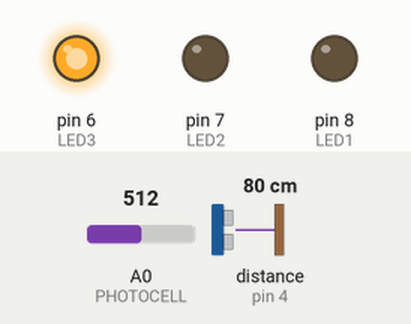
The program below on a simulated Arduino Nano, built with avr-gcc and run on an emulated ATmega328P. Parts: output pins drawn as LEDs (lit = HIGH). Wiring (inferred from the names in the program): ultrasonic range finder: trigger pin 5; echo pin 4. The test bench sets the inputs (shaded band); at power-on: distance to the obstacle (sensor on pin 4) 80 cm, A0 (PHOTOCELL) = 512. The echo pulse lasts 58.3 µs per cm; pins used as bus, display or sensor lines are not drawn; what the program prints to the serial monitor is not drawn.

Above: at 1.7 s.
1.8 s: distance to the obstacle (sensor on pin 4) set to 18 cm
4.0 s: distance to the obstacle (sensor on pin 4) set to 13 cm
At 4.3 s:
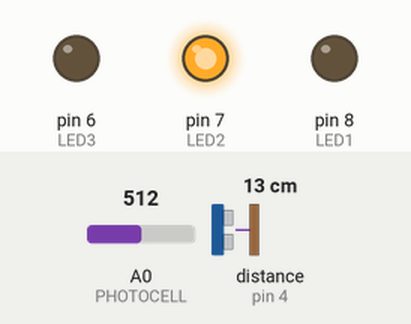
5.5 s: distance to the obstacle (sensor on pin 4) set to 9 cm
At 6.6 s:
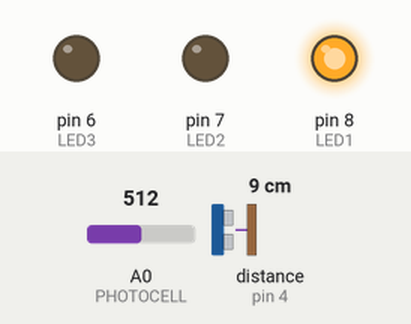
Timing chart, 0 to 8.5 s (numbered marks = the images above; inputs shaded):
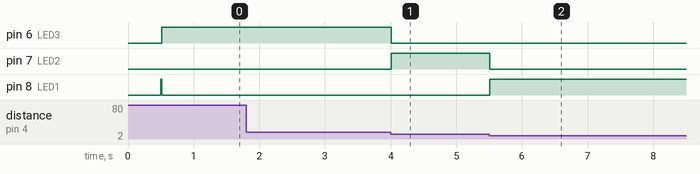

The program:

main.cpp
```cpp
#include <Arduino.h>
#include <stdbool.h>
#include <LiquidCrystal_I2C.h>
#include "AntiDelay.h"

#define DEBUG 0

#define TRIGGER_PIN 5
#define ECHO_PIN 4
#define LED1 8
#define LED2 7
#define LED3 6
#define PHOTOCELL A0

#define LCD_COLS 16
#define LCD_ROWS 4
#define LCD_1_ADDR 0x70
#define LCD_2_ADDR 0x7E

// Message structure
typedef struct
{
	uint8_t start;		  // 1 byte - const 0x55
	uint8_t sonicData[4]; // 4 bytes - Sonic sensor data (float)
	uint8_t photoData[4]; // 4 bytes - Photo cell data (int)
	uint8_t cs;			  // 1 byte - Check sum error handling
	uint8_t end;		  // 1 byte - const 0xAA
} Message;

// Sonic sensor class
class Sonic
{
private:
	int _trigPin;
	int _echoPin;

public:
	/**
	 * @brief Constructor
	 * @note Sets pinMode for trigger and echo pins
	 *
	 * @param trigPin
	 * @param echoPin
	 */
	Sonic(int trigPin, int echoPin)
	{
		_trigPin = trigPin;
		_echoPin = echoPin;
		pinMode(_trigPin, OUTPUT);
		pinMode(_echoPin, INPUT);
	}

	/**
	 * @brief Get distance from ultrasonic sensor
	 *
	 * @return float
	 */
	float getDistance()
	{
		float res = 0;
		long time = 0;

		digitalWrite(_trigPin, LOW);
		delayMicroseconds(2);
		digitalWrite(_trigPin, HIGH);
		delayMicroseconds(10);
		digitalWrite(_trigPin, LOW);
		time = pulseIn(_echoPin, HIGH);
		res = (time / 2) * 0.0343f; // [cm] || 0.0343f [cm / microsecond]
		return res;
	}
};

// Fucntions declarations

bool sendUARTMessage(Message *msg);
void convertToMessage(float fSonicData, int iPhotoData, Message *buffer);
bool decodeMessage(Message *buffer, float *fSonicData, int *iPhotoData);
uint8_t calculateCheckSum(Message *msg);
void handleLEDs();
void initLCD();
void writeLCD();

// Class declarations
LiquidCrystal_I2C lcd1(LCD_1_ADDR, LCD_COLS, LCD_ROWS);
LiquidCrystal_I2C lcd2(LCD_2_ADDR, LCD_COLS, LCD_ROWS);
Sonic sonicSensor(TRIGGER_PIN, ECHO_PIN);
AntiDelay sensorReadings(500);
Message buffer;

// Global variable declarations
int photoCellValue = 0;
float sonicDistance = 0;
const float ledUpperLimit = 15.00f;	 // [cm]
const float ledBottomLimit = 10.00f; // [cm]

//==================================================================================================
// Setup
void setup()
{
	pinMode(LED1, OUTPUT);
	pinMode(LED2, OUTPUT);
	pinMode(LED3, OUTPUT);
	pinMode(PHOTOCELL, INPUT);

	Serial.begin(9600);

	delay(500);
}

/*
 /$$
| $$
| $$  /$$$$$$   /$$$$$$   /$$$$$$
| $$ /$$__  $$ /$$__  $$ /$$__  $$
| $$| $$  \ $$| $$  \ $$| $$  \ $$
| $$| $$  | $$| $$  | $$| $$  | $$
| $$|  $$$$$$/|  $$$$$$/| $$$$$$$/
|__/ \______/  \______/ | $$____/
						| $$
						| $$
						|__/
*/
void loop()
{
	if (sensorReadings)
	{
		photoCellValue = analogRead(PHOTOCELL);
		sonicDistance = sonicSensor.getDistance();
		convertToMessage(sonicDistance, photoCellValue, &buffer);
		sendUARTMessage(&buffer);
		writeLCD();
#if DEBUG
		Serial.print("Photo cell value: ");
		Serial.println(photoCellValue);
		Serial.print("Sonic distance: ");
		Serial.println(sonicDistance);
		Serial.print("Sending message: ");
		for (int i = 0; i < sizeof(Message); i++)
		{
			uint8_t *ptr = (uint8_t *)&buffer;
			Serial.print(ptr[i], HEX);
			Serial.print(" ");
			ptr++;
		}
		Serial.println();
#endif
	}
	handleLEDs();
}

/*
  /$$$$$$                                 /$$     /$$
 /$$__  $$                               | $$    |__/
| $$  \__//$$   /$$ /$$$$$$$   /$$$$$$$ /$$$$$$   /$$  /$$$$$$  /$$$$$$$   /$$$$$$$
| $$$$   | $$  | $$| $$__  $$ /$$_____/|_  $$_/  | $$ /$$__  $$| $$__  $$ /$$_____/
| $$_/   | $$  | $$| $$  \ $$| $$        | $$    | $$| $$  \ $$| $$  \ $$|  $$$$$$
| $$     | $$  | $$| $$  | $$| $$        | $$ /$$| $$| $$  | $$| $$  | $$ \____  $$
| $$     |  $$$$$$/| $$  | $$|  $$$$$$$  |  $$$$/| $$|  $$$$$$/| $$  | $$ /$$$$$$$/
|__/      \______/ |__/  |__/ \_______/   \___/  |__/ \______/ |__/  |__/|_______/
*/
/**
 * @brief Send message over UART
 *
 * @param Message*
 * @return true
 */
bool sendUARTMessage(Message *msg)
{
	uint8_t *msgPtr = (uint8_t *)msg;
	uint8_t msgSize = sizeof(Message);

	for (uint8_t i = 0; i < msgSize; i++)
	{
		Serial.write(msgPtr[i]);
	}

	return true;
}

//==================================================================================================
/**
 * @brief Convert data to message
 *
 * @param float fSonicData
 * @param int iPhotoData
 * @param Message* buffer
 */
void convertToMessage(float fSonicData, int iPhotoData, Message *buffer)
{
	buffer->start = 0x55;
	*(float *)buffer->sonicData = fSonicData;
	*(int *)buffer->photoData = iPhotoData;
	buffer->cs = calculateCheckSum(buffer);
	buffer->end = 0xAA;
}

//==================================================================================================
/**
 * @brief Decode message into sonic and photo data address
 *
 * @param Message* buffer
 * @param float* fSonicData
 * @param int* iPhotoData
 * @return bool - 1 if check sum error, 0 if no error
 */
bool decodeMessage(Message *buffer, float *fSonicData, int *iPhotoData)
{
	*fSonicData = *(float *)buffer->sonicData;
	*iPhotoData = *(int *)buffer->photoData;

	// Error checking on incomming buffer
	uint8_t checkSum = calculateCheckSum(buffer);
	if (checkSum != buffer->cs)
	{
#if DEBUG
		Serial.println("Check sum error on buffer!");
#endif
		return 1;
	}
	return 0;
}

//==================================================================================================
/**
 * @brief Calculate check sum
 *
 * @param Message*
 * @return uint8_t
 */
uint8_t calculateCheckSum(Message *msg)
{
	uint8_t checkSum = 0;
	uint8_t res = 0;
	uint8_t *ptr = (uint8_t *)msg;
	for (int i = 0; i < (sizeof(Message) - (2 * sizeof(uint8_t))); i++)
	{
		checkSum ^= *ptr;
		ptr++;
	}
	res = checkSum;
	return res;
}

//==================================================================================================
/**
 * @brief Handle LEDs
 *
 */
void handleLEDs()
{
	if (sonicDistance < ledBottomLimit)
	{
		digitalWrite(LED1, HIGH);
		digitalWrite(LED2, LOW);
		digitalWrite(LED3, LOW);
	}
	else if ((sonicDistance > ledBottomLimit) && (sonicDistance < ledUpperLimit))
	{
		digitalWrite(LED1, LOW);
		digitalWrite(LED2, HIGH);
		digitalWrite(LED3, LOW);
	}
	else if (sonicDistance > ledUpperLimit)
	{
		digitalWrite(LED1, LOW);
		digitalWrite(LED2, LOW);
		digitalWrite(LED3, HIGH);
	}
	else
	{
		digitalWrite(LED1, LOW);
		digitalWrite(LED2, LOW);
		digitalWrite(LED3, LOW);
	}
}

//==================================================================================================
/**
 * @brief Initialize LCD
 *
 */
void initLCD()
{
	lcd1.init();		  // Initialize the LCD
	lcd1.backlight();	  // Turn on the backlight
	lcd1.clear();		  // Clear the screen
	lcd1.setCursor(0, 0); // Set cursor to the begining

	lcd2.init();		  // Initialize the LCD
	lcd2.backlight();	  // Turn on the backlight
	lcd2.clear();		  // Clear the screen
	lcd2.setCursor(0, 0); // Set cursor to the begining
}

//==================================================================================================
/**
 * @brief Write to LCD
 *
 */
void writeLCD()
{
	lcd1.clear();
	lcd1.setCursor(0, 0);
	lcd1.print("Photo cell: ");
	lcd1.setCursor(0, 1);
	lcd1.print(photoCellValue);

	lcd1.clear();
	lcd2.setCursor(0, 0);
	lcd2.print("Sonic distance: ");
	lcd2.setCursor(0, 1);
	lcd2.print(sonicDistance);
}
```

AntiDelay.h
```cpp
// (licence header left out)
#ifndef AntiDelay_h
#define AntiDelay_h

#include <Arduino.h>

class AntiDelay
{
  public:
    AntiDelay(unsigned long interval);
    operator bool();
    void reset();
    void setInterval(unsigned long interval);
    void pause();
    void resume();
    bool isRunning();

  private:
    unsigned long timeInterval;
    unsigned long previousMillis;
    bool isPaused;
    unsigned long pauseOffset;
};

#endif
```

AntiDelay.cpp
```cpp
// (licence header left out)
#include "AntiDelay.h"

/**
 * @brief Constructs an instance of the AntiDelay class.
 *
 * @param interval in milliseconds
 */
AntiDelay::AntiDelay(unsigned long interval) : timeInterval(interval), previousMillis(0), isPaused(false), pauseOffset(0) {}

/**
 * @brief Converts the AntiDelay object to a boolean value.
 *
 * This operator overloads the conversion of the AntiDelay object to a boolean value.
 * It returns true if the specified time interval has elapsed since the last call,
 * otherwise it returns false. If the AntiDelay object is paused, it always returns false.
 *
 * @return true if the time interval has elapsed, false otherwise.
 */
AntiDelay::operator bool()
{
  if (isPaused)
    return false;
  unsigned long currentMillis = millis();
  if (currentMillis - previousMillis >= timeInterval)
  {
    previousMillis = currentMillis;
    return true;
  }
  else
  {
    return false;
  }
}

/**
 * @brief Resets the AntiDelay timer by updating the previousMillis variable.
 */
void AntiDelay::reset()
{
  previousMillis = millis();
}

/**
 * @brief Sets the time interval for the AntiDelay object.
 *
 * This function sets the time interval, in milliseconds, for the AntiDelay object.
 * The time interval determines the delay between consecutive actions performed by the AntiDelay object.
 *
 * @param interval in milliseconds
 */
void AntiDelay::setInterval(unsigned long interval)
{
  timeInterval = interval;
}

/**
 * @brief Pauses the AntiDelay timer.
 * Calculates the pause offset by subtracting the previousMillis from the current millis.
 * Sets the isPaused flag to true.
 */
void AntiDelay::pause()
{
  pauseOffset = millis() - previousMillis;
  isPaused = true;
}

/**
 * @brief Resumes the AntiDelay timer if it is currently paused.
 */
void AntiDelay::resume()
{
  if (isPaused)
  {
    previousMillis = millis() - pauseOffset;
    isPaused = false;
  }
}

/**
 * @brief Checks if the AntiDelay instance is currently running.
 *
 * @return `true` if the instance is running, `false` otherwise.
 */
bool AntiDelay::isRunning()
{
  return !isPaused && millis() - previousMillis < timeInterval;
}
```

Measured:
- the behaviour switches between 16 and 15 cm on distance to the obstacle (sensor on pin 4) (found by bisection; images 0 and 1)
- the behaviour switches between 11 and 10 cm on distance to the obstacle (sensor on pin 4) (found by bisection; images 1 and 2)
- after the input at 1.8 s, every drawn part: stays the same
- after the input at 4.0 s, pin 6 (LED3): HIGH → LOW at once; pin 7 (LED2): LOW → HIGH at once
- after the input at 5.5 s, pin 7 (LED2): HIGH → LOW at once; pin 8 (LED1): LOW → HIGH at once
